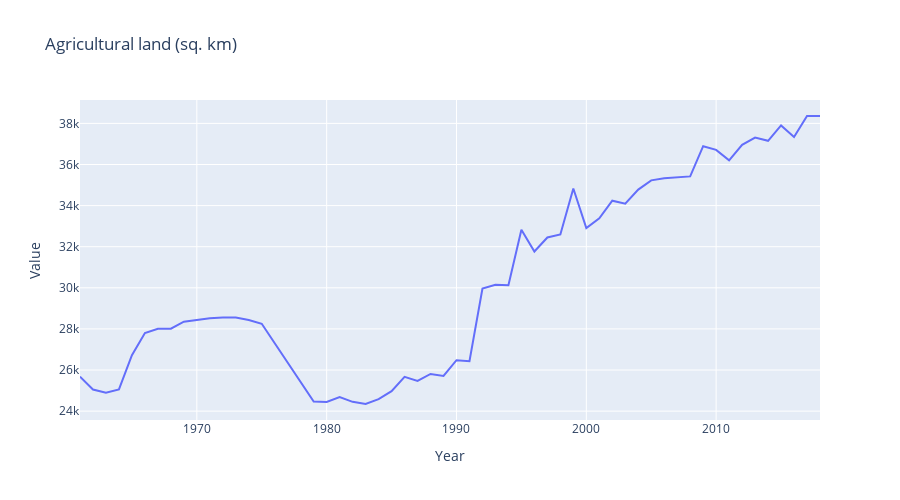

Here is the notebook cell this chart was saved with:
### Markdown cell above
### Land

### Code cell
temp = df[df['Indicator Name'] == 'Agricultural land (sq. km)']
temp = temp.sort_values(by=['Year'], )
temp = temp.reset_index(drop=True)


# Agriculture land (sq. km)


#sns.lineplot(data=temp, x='Year', y='Value').set(title='Agricultural land( sq. km)')
p= sns.relplot(data=temp, x='Year', y='Value', kind='line', height=5, aspect=2)
p.set(title='Agricultural land (sq. km)')

fig = px.line(temp, x="Year", y="Value", title='Agricultural land (sq. km)' , width=900, height=500)

fig.show()

### Figure 1 — Plotly figure (JSON) as saved in the notebook; plotly's stock layout.template omitted (floating-point values rounded to 4 significant figures)
{"data": [{"hovertemplate": "Year=%{x}<br>Value=%{y}<extra></extra>", "legendgroup": "", "line": {"color": "#636efa", "dash": "solid"}, "marker": {"symbol": "circle"}, "mode": "lines", "name": "", "orientation": "v", "showlegend": false, "type": "scatter", "x": [1961, 1962, 1963, 1964, 1965, 1966, 1967, 1968, 1969, 1970, 1971, 1972, 1973, 1974, 1975, 1976, 1977, 1978, 1979, 1980, 1981, 1982, 1983, 1984, 1985, 1986, 1987, 1988, 1989, 1990, 1991, 1992, 1993, 1994, 1995, 1996, 1997, 1998, 1999, 2000, 2001, 2002, 2003, 2004, 2005, 2006, 2007, 2008, 2009, 2010, 2011, 2012, 2013, 2014, 2015, 2016, 2017, 2018], "xaxis": "x", "y": [25680, 25050, 24900, 25060, 26720, 27800, 28010, 28010, 28350, 28430, 28520, 28550, 28550, 28430, 28250, 27300, 26350, 25400, 24470, 24450, 24680, 24450.0, 24350.0, 24580.0, 24970, 25670, 25470, 25810, 25710, 26480, 26430, 29960.0, 30150.0, 30130.0, 32830, 31760.0, 32450.0, 32600.0, 34830, 32910, 33380, 34240, 34090, 34780, 35230, 35330, 35380, 35420, 36890, 36710, 36200, 36960, 37310.0, 37150.0, 37900.0, 37340.0, 38360.0, 38360.0], "yaxis": "y"}], "layout": {"height": 500, "legend": {"tracegroupgap": 0}, "title": {"text": "Agricultural land (sq. km)"}, "width": 900, "xaxis": {"anchor": "y", "domain": [0, 1], "title": {"text": "Year"}}, "yaxis": {"anchor": "x", "domain": [0, 1], "title": {"text": "Value"}}}}
